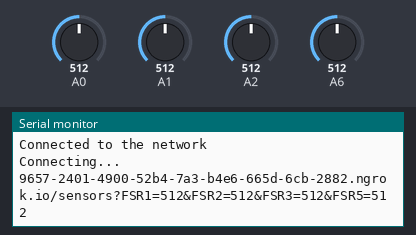
A sketch run on a simulated Arduino Mega 2560, built with avr-gcc and run on an emulated ATmega2560. Shown: the last lines printed to the serial monitor. The test bench sets the inputs (shaded band); at power-on: A0 = 512, A1 = 512, A2 = 512, A6 = 512. WiFi joins after 1.5 s; servers stay silent unless stated.

Above: at 2.7 s.
2.8 s: A0 set to 716
At 4.2 s:
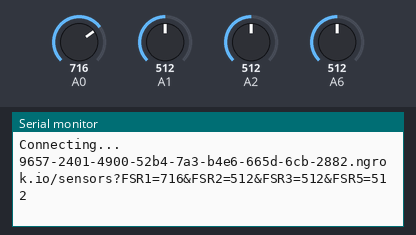
5.1 s: A1 set to 716
At 5.8 s:
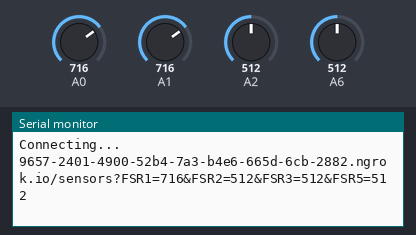
7.4 s: A2 set to 716
At 9.0 s:
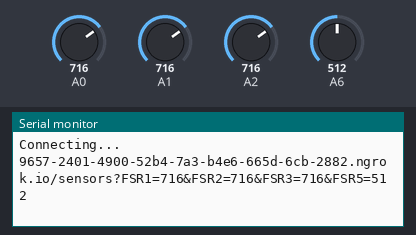
9.7 s: A6 set to 716
At 10.7 s:
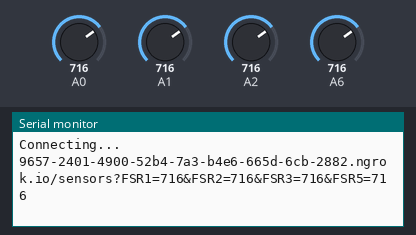
12.0 s: A0 set to 992
At 12.3 s:
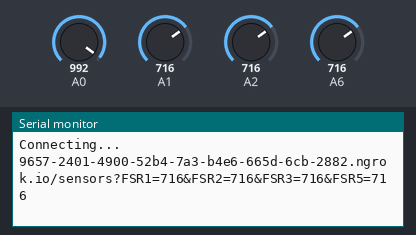
14.3 s: A1 set to 992
At 16.7 s:
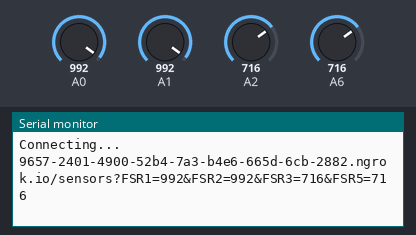

The sketch:

SDS_Device_Program.ino
```cpp
char server[] = "9657-2401-4900-52b4-7a3-b4e6-665d-6cb-2882.ngrok.io";               // Add Ngrok site here without http://
char ssid[] = "HitenLulla";       // your wifi SSID (name)
char pass[] = "8381006633";      // your wifi password
const unsigned long postingInterval = 1500L;      // delay between API Calls, in milliseconds with L

#include "WiFiEsp.h"            // Library to access ESP WiFi shield.
#ifndef HAVE_HWSERIAL1
#include "SoftwareSerial.h"
SoftwareSerial Serial1(2, 3);   // RX, TX connection
#endif

int status = WL_IDLE_STATUS;     // the Wifi radio's status
long int fsr1 = 0;
long int fsr2 = 0;
long int fsr3 = 0;
//long int fsr4 = 0;
long int fsr5 = 0;
//long int fsr6 = 0;

void get_sensor_readings(){
  fsr1 = analogRead(A0);
  fsr2 = analogRead(A1);
  fsr3 = analogRead(A2);
//  fsr4 = analogRead(A3);
  fsr5 = analogRead(A6);
//  fsr6 = analogRead(A7);
}

unsigned long lastConnectionTime = 0;         // last time you connected to the server, in milliseconds
WiFiEspClient client;                         // Initialize the Ethernet client object

void setup()
{
  // initialize serial for debugging
  Serial.begin(115200);
  // initialize serial for ESP module
  Serial1.begin(9600);
  // initialize ESP WiFi Shield
  WiFi.init(&Serial1);

  // check for the presence of the shield
  if (WiFi.status() == WL_NO_SHIELD) {
    Serial.println("WiFi shield not found");
    // don't continue
    while (true);
  }

  // attempt to connect to WiFi network
  while ( status != WL_CONNECTED) {
    Serial.print("Attempting to connect to WiFi: ");
    Serial.println(ssid);
    status = WiFi.begin(ssid, pass);
  }
  Serial.println("Connected to the network");
}

void loop()
{
  /*
  // For Debugging
  while (client.available()) {
    char c = client.read();
    Serial.write(c);
  }
  */
  if (millis() - lastConnectionTime > postingInterval) {
    get_sensor_readings();
    call_api();
  }
}

// this method makes a HTTP connection to the server
void call_api()
{
  Serial.println();

  // close any connection before send a new request
  // this will free the socket on the WiFi shield
  client.stop();

  // if there's a successful connection
  if (client.connect(server, 80)) {
    Serial.println("Connecting...");

    // send the HTTP PUT request
    // String url = String("/sensors?") + String("FSR1=") + String(fsr1) + String("&FSR2=") + String(fsr2) + String("&FSR3=") + String(fsr3) + String("&FSR4=") + String(fsr4) + String("&FSR5=") + String(fsr5) + String("&FSR6=") + String(fsr6);
    String url = String("/sensors?") + String("FSR1=") + String(fsr1) + String("&FSR2=") + String(fsr2) + String("&FSR3=") + String(fsr3) + String("&FSR5=") + String(fsr5);
    Serial.println(String(server) + url);

    client.println("GET "+ url +" HTTP/1.1");
    client.println("Host: " + String(server));
    client.println("Connection: close");
    client.println();

    // note the time that the connection was made
    lastConnectionTime = millis();
  }
  else {
    // if you couldn't make a connection
    Serial.println("Connection failed");
  }
}
```

Measured:
- after the input at 2.8 s, the serial monitor: prints a new line after 0.61 s (image 1)
- after the input at 7.4 s, the serial monitor: prints a new line after 1.1 s (image 3)
- after the input at 9.7 s, the serial monitor: prints a new line after 0.55 s (image 4)
- after the input at 14.3 s, the serial monitor: prints a new line after 1.1 s (image 6)
